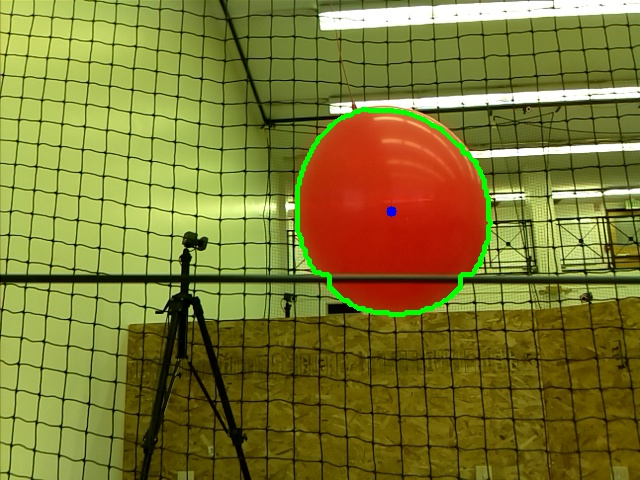
#> input picture Python_Proj2/test1_pic.jpg, 640 x 480 px, given in place of the camera
$ python balloon_flight_test_AA_ol.py   (Python 2 division)   (older library calls are emulated)
#> lines starting #> are read from the running program, lines starting #| are printed output that depends on the picture
#!/usr/bin/env python
# -*- coding: utf-8 -*-

from vidro import Vidro, ViconStreamer
from position_controller import PositionController
import sys, math, time
import socket, struct, threading
import numpy as np
import cv2
import logging


#Start of a log
logging.basicConfig(filename='bft_log.log', level=logging.INFO)
logging.info('Starting')
#Setup of vidro and controller
#vidro = Vidro(False, 1)
#flight_ready = vidro.connect()
#controller = PositionController(vidro)
# Start Time for Logging
global start_time
start_time = time.time()

cycle = 0

#controller.update_gains()

sequence = 0
seq0_cnt = 0
seq1_cnt = 0
seq2_cnt = 0
seq3_cnt = 0
pos_bound_err = 150
yaw_bound_err = 0.2
logging_on = True
yaw = 0
reset_val = 1
time_begin = time.time()

##########################
# Image Processing Vars: #
##########################

cap = cv2.VideoCapture(1)
# Color Filters
H_lower = 0 #157
S_lower = 149 #149
V_lower = 67 #67

H_upper = 14 # 186
S_upper = 255 # 255
V_upper = 255 # 255

###############################
# Image Processing Functions: #
###############################

def get_object(frame):
	hsv = cv2.cvtColor(frame, cv2.COLOR_BGR2HSV)
	lower = np.array([H_lower, S_lower, V_lower], dtype=np.uint8)
	upper = np.array([H_upper,S_upper,V_upper], dtype=np.uint8)
	# Threshold the HSV image to get only blue colors
	mask = cv2.inRange(hsv, lower, upper)
	kernel_open = np.ones((4,4),np.uint8)
	kernel_close = np.ones((25,25),np.uint8)
	mask = cv2.morphologyEx(mask, cv2.MORPH_OPEN, kernel_open)
	mask = cv2.morphologyEx(mask, cv2.MORPH_CLOSE, kernel_close)
	# Bitwise-AND mask and original image
	res = cv2.bitwise_and(frame,frame, mask= mask)
	_,contours,_ = cv2.findContours(mask,cv2.RETR_TREE,cv2.CHAIN_APPROX_SIMPLE)
	cv2.drawContours(frame, contours, -1, (0,255,0), 3)
	num_objects = len(contours)
	area_max = 0
	cnt_max=0
	if (num_objects>0):
		for i in range(0,num_objects):
			cnt = contours[i]
			area = cv2.contourArea(cnt)
			if area>area_max:
				area_max=area
				cnt_max=cnt
		#perimeter = cv2.arcLength(cnt, True)
		moment = cv2.moments(cnt_max)
		cx = int(moment['m10']/moment['m00'])
		cy = int(moment['m01']/moment['m00'])
	else:
		cnt_max = 0
		area_max = 0
		cx = 0
		cy = 0
	cv2.circle(frame,(cx,cy),5,(255,0,0),-1)
	#print 'Num Objs: ',repr(num_objects),' Cx: ',repr(cx),' Cy: ',repr(cy),' Area: ',repr(area_max)
	#image_data = [cx ,cy, area, min_con_x, max_con_x, min_con_y, max_con_y, out_of_bounds, num_objects]
	image_data = [cx,cy,area_max,num_objects]
	return image_data

def get_camera_frame():
	global frame
	global new_frame
	_, frame = cap.read()
	frame = cv2.flip(frame,-1,-1)
	new_frame = True

# [59 lines left out: functions get_pos, get_pwm, get_err, logger, sequence_logger, pwm_logger and 2 more, not called in this run]

def err_check(error_data,pos_bound_err,yaw_bound_err):
	error_x = error_data[0]
	error_y = error_data[1]
	error_z = error_data[2]
	error_yaw = error_data[5]
	try:
		if ((abs(error_z) < pos_bound_err) and (abs(error_yaw) < yaw_bound_err) and (abs(error_y) < pos_bound_err) and (abs(error_x) < pos_bound_err)):
			x_out = True
		else:
			x_out = False
	except:
		x_out = False
	return x_out

print('Heading to while')
alt_com = 0
yaw_com = 0
x_com = 0
y_com = 0
balloon_found = False
area_max_val = 0
while(1):
# [5 lines of commented-out code are left out]
	while True:
		if(reset_val):
			print 'RESET!!!!!!!!!!!!!!!!!!!!!!!!!!!!!!!!!!!!!!!!!!!!!!!!!!!!!!!!!'
			reset_val = 0
		cx_mid = 640/2 # Given the camera resolution
		cy_mid = 480/2 # Given the camera resoltuion
		guid_adv = 300
		balloon_area_max_thresh = 150000 # Size for estimating we're at the balloon
		cx_fov = 1.15192 # Camera azimuth field of view in radians(66 degrees)
		#Update of gains before going into control loop
		while True:
			# Update Commands
			#err_log_data = get_err(x_com,y_com,alt_com,yaw_com)
			err_log_data = [0,0,0,0,0,0]
			# Grab updated rc channel values
			#vidro.update_mavlink()
			# Get PWM commands and Pos
			#pwm_log_data = get_pwm()
			#pos_log_data = get_pos()
			pos_log_data = [0,0,0,0]
			# [5 lines of commented-out code are left out]
			print('seq: '+repr(sequence)+' X_err: '+repr(err_log_data[0])+' Y_err: '+repr(err_log_data[1])+' Z_err: '+repr(err_log_data[2])+' Yaw_err: '+repr(err_log_data[5]))
			#On ground -> Takeoff to 1 m
			if sequence == 0:
				alt_com = 1000
				yaw_com = 0
				x_com = 0
				y_com = 0
				#sequence_logger(logging_on,sequence)
				check_val = err_check(err_log_data,pos_bound_err,yaw_bound_err)
				if (check_val):# Closes Error
					seq0_cnt += 1 # just update the sequence if the loop is closed for 3 software loops
					if seq0_cnt == 10:
						sequence = 1

			# Coarse Search
			if sequence == 1:
				alt_com = 1000
				print(' Yaw Com: '+repr(yaw_com))
				print(' Balloon Found: '+repr(balloon_found))
				#sequence_logger(logging_on,sequence)
				check_val = err_check(err_log_data,pos_bound_err,yaw_bound_err)
				if (check_val):# Closes Error
					seq1_cnt += 1 # just update the sequence if the loop is closed for 3 software loops
					if seq1_cnt == 5:
						seq1_cnt = 0
						yaw_com +=0.4
						if (yaw_com > (5.8)):########################################################
							if(balloon_found):
								sequence = 2
								print('What')
								yaw_com = max_bear_val
							else:
								yaw_com -= (2 * math.pi)
						#pos_log_data = get_pos()
						get_camera_frame()
						cx_val,cy_val,area_val,num_objects_val = get_object(frame)
						if(num_objects_val>0):
							balloon_found = True # If we have something, we'll assume we've found the balloon
							print(' Num Obj: '+repr(num_objects_val)+'----------------------------------------------------------------')
						if(area_val>area_max_val): # If our current imag has a bigger red area, update our estimate
							area_max_val = area_val
							img_balloon_ber = -1*(cx_val-cx_mid)*cx_fov/640 # Basic camera model, somebody check this
							max_bear_val = pos_log_data[3]+img_balloon_ber
							print(' Bear Com: '+repr(max_bear_val)+' Max Area: '+repr(area_max_val))

			# Guide
			if sequence == 2:
				alt_com = 1000
				#sequence_logger(logging_on,sequence)
				check_val = err_check(err_log_data,pos_bound_err,yaw_bound_err)
				if (check_val):# Closes Error
					seq2_cnt += 1 # just update the sequence if the loop is closed for 3 software loops
					if seq2_cnt == 5:
						seq2_cnt = 0
						#pos_log_data = get_pos()
						get_camera_frame()
						cx_val,cy_val,area_val,num_objects_val = get_object(frame)
						if(num_objects_val>0):					# If we've seen something, adjust our pointing
							img_balloon_ber = -1*(cx_val-cx_mid)*cx_fov/640    # Basic camera model, somebody check this
							max_bear_val = pos_log_data[3]+img_balloon_ber
						else:
							balloon_found = False
							sequence = 1
						if(max_bear_val<0):
							max_bear_val+=(2*math.pi) 		# Keep it positive
						yaw_com = max_bear_val
						if(area_val>balloon_area_max_thresh): 		# If the balloon is taking up most of our FOV, advance
							sequence = 3
						else:						# Else, update x,y com
							# Grab our current x,y position
							x_pos=pos_log_data[0]#vidro.get_position()[0]
							y_pos=pos_log_data[1]#vidro.get_position()[1]
							# Calculate step towards balloon
							d_x = guid_adv*math.cos(max_bear_val)
							d_y = guid_adv*math.sin(max_bear_val)
							x_com = x_pos+d_x
							y_com = y_pos+d_y

			#Seq. 4: Terminal
			if sequence == 3:
				cv2.imwrite("terminal_pic.jpg",frame) # For now, just take a picture
				sequence=4

			if sequence == 4:
				yaw_com = 0
				x_com = 0
				y_com = 0
				#sequence_logger(logging_on,sequence)
				check_val = err_check(err_log_data,pos_bound_err,yaw_bound_err)
				if (check_val):# Closes Error
					alt_com-=10
					if alt_com<170:
						sequence = 5

			# Land
			if sequence == 5:
				#controller.vidro.set_rc_throttle(0)# it'll round it to minimum which is like 1100
				logging_on = False
				sequence = 5

			if False:
				reset_val = 1
				print('Gonna Reset!!!!!!!!!!!!!!!!!!!!!!!!!!!!!!!!!!!!!!!!!!!!!!!!!!!!!!!!!!!!')

$ run again, on Python_Proj2/test2_pic.jpg
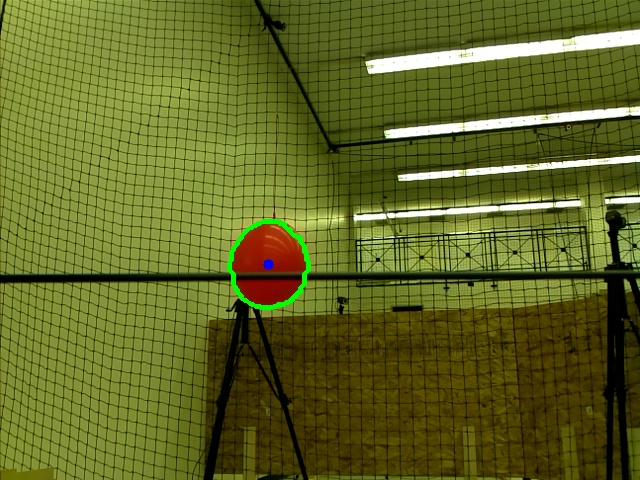
#> input picture Python_Proj2/test2_pic.jpg, 640 x 480 px, given in place of the camera

$ run again, on Python_Proj2/test_pic.jpg
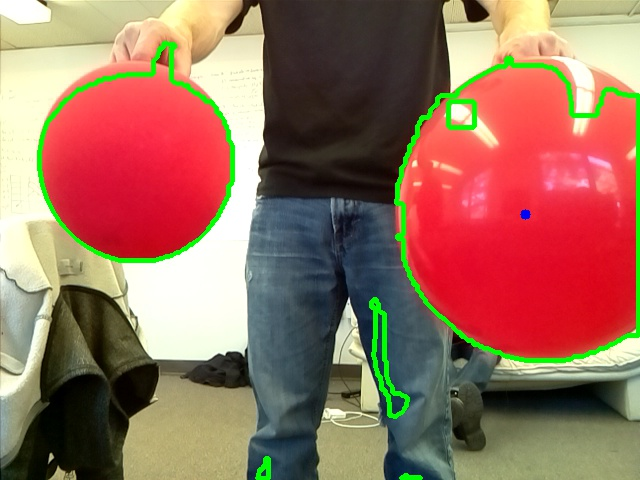
#> input picture Python_Proj2/test_pic.jpg, 640 x 480 px, given in place of the camera
